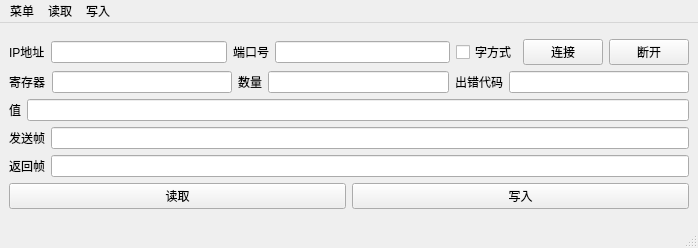
<?xml version="1.0" encoding="UTF-8"?>
<ui version="4.0">
 <class>MainWindow</class>
 <widget class="QMainWindow" name="MainWindow">
  <property name="geometry">
   <rect>
    <x>0</x>
    <y>0</y>
    <width>698</width>
    <height>248</height>
   </rect>
  </property>
  <property name="windowTitle">
   <string>MainWindow</string>
  </property>
  <widget class="QWidget" name="centralwidget">
   <layout class="QGridLayout" name="gridLayout">
    <item row="0" column="0">
     <layout class="QVBoxLayout" name="verticalLayout">
      <item>
       <layout class="QHBoxLayout" name="horizontalLayout">
        <item>
         <widget class="QLabel" name="label_2">
          <property name="text">
           <string>IP地址</string>
          </property>
         </widget>
        </item>
        <item>
         <widget class="QLineEdit" name="IPLineEdit"/>
        </item>
        <item>
         <widget class="QLabel" name="label_7">
          <property name="text">
           <string>端口号</string>
          </property>
         </widget>
        </item>
        <item>
         <widget class="QLineEdit" name="portLineEdit"/>
        </item>
        <item>
         <widget class="QCheckBox" name="wordModeCheckBox">
          <property name="text">
           <string>字方式</string>
          </property>
         </widget>
        </item>
        <item>
         <widget class="QPushButton" name="btnConnect">
          <property name="text">
           <string>连接</string>
          </property>
         </widget>
        </item>
        <item>
         <widget class="QPushButton" name="btnClose">
          <property name="text">
           <string>断开</string>
          </property>
         </widget>
        </item>
       </layout>
      </item>
      <item>
       <layout class="QHBoxLayout" name="horizontalLayout_2">
        <item>
         <widget class="QLabel" name="label">
          <property name="text">
           <string>寄存器</string>
          </property>
         </widget>
        </item>
        <item>
         <widget class="QLineEdit" name="addressLineEdit"/>
        </item>
        <item>
         <widget class="QLabel" name="label_3">
          <property name="text">
           <string>数量</string>
          </property>
         </widget>
        </item>
        <item>
         <widget class="QLineEdit" name="countLineEdit"/>
        </item>
        <item>
         <widget class="QLabel" name="resultLabel">
          <property name="text">
           <string>出错代码</string>
          </property>
         </widget>
        </item>
        <item>
         <widget class="QLineEdit" name="resultLineEdit"/>
        </item>
       </layout>
      </item>
      <item>
       <layout class="QHBoxLayout" name="horizontalLayout_3">
        <item>
         <widget class="QLabel" name="label_6">
          <property name="text">
           <string>值</string>
          </property>
         </widget>
        </item>
        <item>
         <widget class="QLineEdit" name="valueLineEdit"/>
        </item>
       </layout>
      </item>
      <item>
       <layout class="QHBoxLayout" name="horizontalLayout_4">
        <item>
         <widget class="QLabel" name="label_5">
          <property name="text">
           <string>发送帧</string>
          </property>
         </widget>
        </item>
        <item>
         <widget class="QLineEdit" name="sendLineEdit"/>
        </item>
       </layout>
      </item>
      <item>
       <layout class="QHBoxLayout" name="horizontalLayout_5">
        <item>
         <widget class="QLabel" name="label_4">
          <property name="text">
           <string>返回帧</string>
          </property>
         </widget>
        </item>
        <item>
         <widget class="QLineEdit" name="recvLineEdit"/>
        </item>
       </layout>
      </item>
      <item>
       <layout class="QHBoxLayout" name="horizontalLayout_6">
        <item>
         <widget class="QPushButton" name="readBtn">
          <property name="text">
           <string>读取</string>
          </property>
         </widget>
        </item>
        <item>
         <widget class="QPushButton" name="writeBtn">
          <property name="text">
           <string>写入</string>
          </property>
         </widget>
        </item>
       </layout>
      </item>
     </layout>
    </item>
   </layout>
  </widget>
  <widget class="QStatusBar" name="statusBar"/>
  <widget class="QMenuBar" name="menuBar">
   <property name="geometry">
    <rect>
     <x>0</x>
     <y>0</y>
     <width>698</width>
     <height>22</height>
    </rect>
   </property>
   <widget class="QMenu" name="menu">
    <property name="title">
     <string>菜单</string>
    </property>
    <addaction name="actionStart"/>
    <addaction name="actionStop"/>
    <addaction name="actionReadSlot"/>
    <addaction name="actionWriteSlot"/>
   </widget>
   <widget class="QMenu" name="menu_2">
    <property name="title">
     <string>读取</string>
    </property>
    <addaction name="readBool"/>
    <addaction name="readByte"/>
    <addaction name="readShort"/>
    <addaction name="readUShort"/>
    <addaction name="intRead"/>
    <addaction name="uintRead"/>
    <addaction name="readLong"/>
    <addaction name="readULong"/>
    <addaction name="readFloat"/>
    <addaction name="readDouble"/>
    <addaction name="readString"/>
   </widget>
   <widget class="QMenu" name="menu_3">
    <property name="title">
     <string>写入</string>
    </property>
    <addaction name="writeBool"/>
    <addaction name="writeByte"/>
    <addaction name="writeShort"/>
    <addaction name="ushortWrite"/>
    <addaction name="intWrite"/>
    <addaction name="uintWrite"/>
    <addaction name="writeLong"/>
    <addaction name="writeULong"/>
    <addaction name="writeFloat"/>
    <addaction name="writeDouble"/>
    <addaction name="writeString"/>
   </widget>
   <addaction name="menu"/>
   <addaction name="menu_2"/>
   <addaction name="menu_3"/>
  </widget>
  <action name="actionStart">
   <property name="text">
    <string>启动</string>
   </property>
   <property name="toolTip">
    <string>启动线程</string>
   </property>
  </action>
  <action name="actionStop">
   <property name="text">
    <string>停止</string>
   </property>
   <property name="toolTip">
    <string>停止线程</string>
   </property>
  </action>
  <action name="actionReadSlot">
   <property name="text">
    <string>槽读取</string>
   </property>
   <property name="toolTip">
    <string>读取</string>
   </property>
  </action>
  <action name="actionWriteSlot">
   <property name="text">
    <string>槽写入</string>
   </property>
   <property name="toolTip">
    <string>写入</string>
   </property>
  </action>
  <action name="readBool">
   <property name="text">
    <string>bool读取</string>
   </property>
   <property name="toolTip">
    <string>bool读取</string>
   </property>
  </action>
  <action name="readByte">
   <property name="text">
    <string>byte读取</string>
   </property>
   <property name="toolTip">
    <string>byte读取</string>
   </property>
  </action>
  <action name="readShort">
   <property name="text">
    <string>short读取</string>
   </property>
   <property name="toolTip">
    <string>short读取</string>
   </property>
  </action>
  <action name="writeBool">
   <property name="text">
    <string>bool写入</string>
   </property>
   <property name="toolTip">
    <string>bool写入</string>
   </property>
  </action>
  <action name="writeByte">
   <property name="text">
    <string>byte写入</string>
   </property>
   <property name="toolTip">
    <string>byte写入</string>
   </property>
  </action>
  <action name="writeShort">
   <property name="text">
    <string>short写入</string>
   </property>
   <property name="toolTip">
    <string>short写入</string>
   </property>
  </action>
  <action name="readUShort">
   <property name="text">
    <string>ushort读取</string>
   </property>
  </action>
  <action name="intRead">
   <property name="text">
    <string>int读取</string>
   </property>
  </action>
  <action name="uintRead">
   <property name="text">
    <string>uint读取</string>
   </property>
  </action>
  <action name="ushortWrite">
   <property name="text">
    <string>ushort写入</string>
   </property>
  </action>
  <action name="intWrite">
   <property name="text">
    <string>int写入</string>
   </property>
  </action>
  <action name="uintWrite">
   <property name="text">
    <string>uint写入</string>
   </property>
  </action>
  <action name="readLong">
   <property name="text">
    <string>long读取</string>
   </property>
  </action>
  <action name="readULong">
   <property name="text">
    <string>ULong读取</string>
   </property>
  </action>
  <action name="readFloat">
   <property name="text">
    <string>Float读取</string>
   </property>
  </action>
  <action name="readDouble">
   <property name="text">
    <string>Double读取</string>
   </property>
  </action>
  <action name="readString">
   <property name="text">
    <string>String读取</string>
   </property>
  </action>
  <action name="writeLong">
   <property name="text">
    <string>Long写入</string>
   </property>
  </action>
  <action name="writeULong">
   <property name="text">
    <string>ULong写入</string>
   </property>
  </action>
  <action name="writeFloat">
   <property name="text">
    <string>Float写入</string>
   </property>
  </action>
  <action name="writeDouble">
   <property name="text">
    <string>Double写入</string>
   </property>
  </action>
  <action name="writeString">
   <property name="text">
    <string>String写入</string>
   </property>
  </action>
 </widget>
 <resources/>
 <connections/>
</ui>
